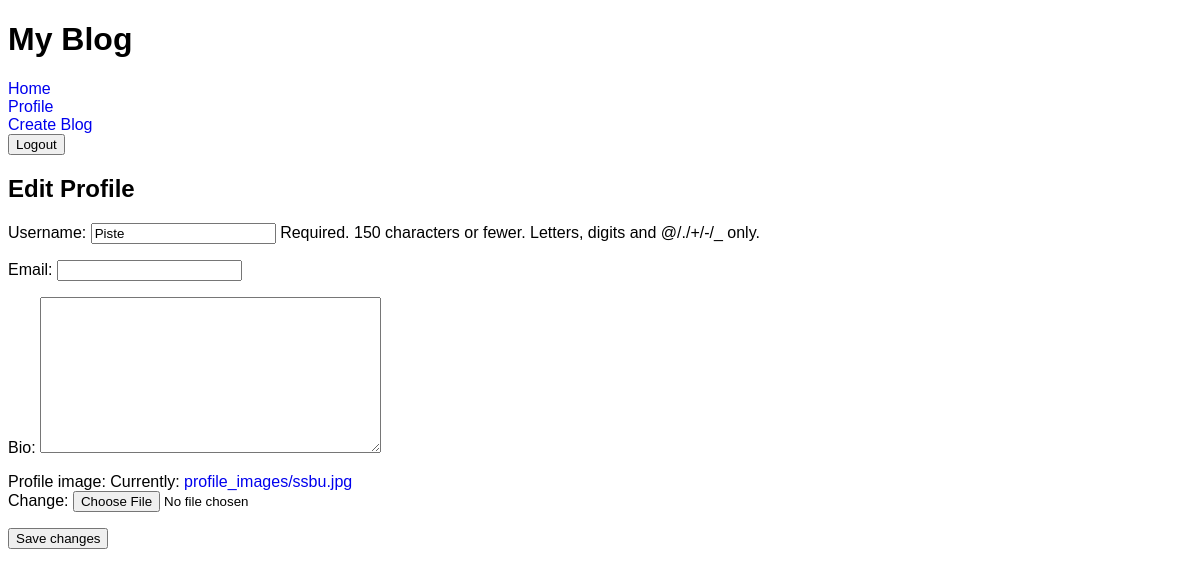
/users/edit/ (signed in), run on an earlier commit of the app's database.
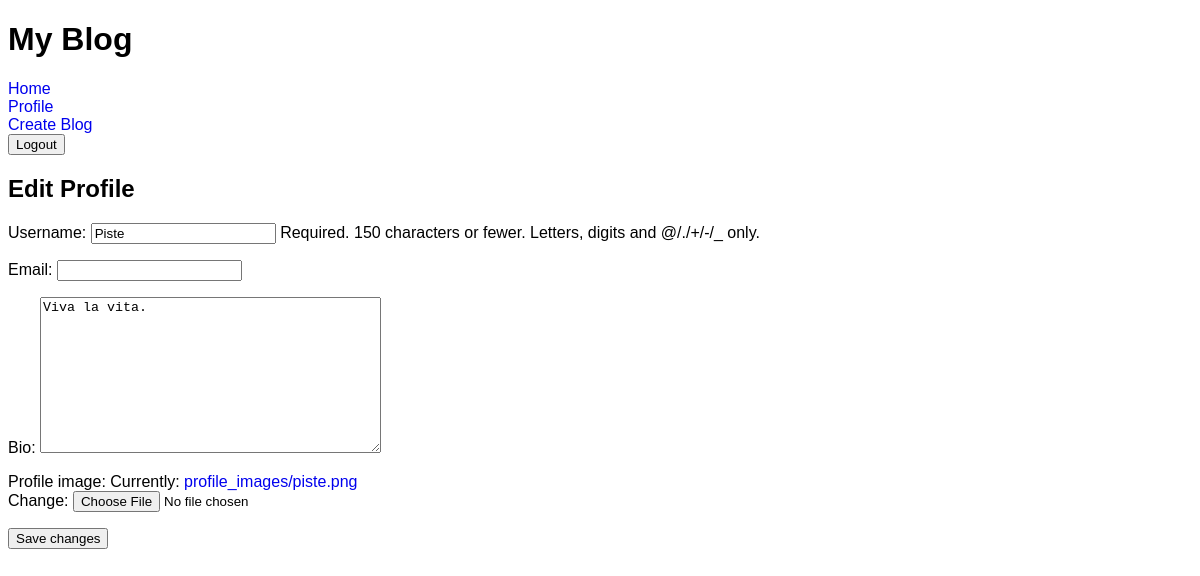
And on a later commit of the database.
### users/models.py (models this page shows, shortened)
class CustomUser(AbstractUser):
    profile_image = models.ImageField(upload_to='profile_images/', default='default.png')
    email = models.CharField(max_length=200, blank=True)
    bio = models.TextField(blank=True)

### users/views.py (the view)
# urls.py: path('edit/', views.edit_profile, name='edit_profile'),
@login_required
def edit_profile(request):
    if request.method == 'POST':
        form = CustomUserChangeForm(request.POST, request.FILES, instance=request.user)
        if form.is_valid():
            form.save()
            return redirect('profile', username=request.user.username)
    else:
        form = CustomUserChangeForm(instance=request.user)
    return render(request, 'users/edit_profile.html', {'form': form})

### users/forms.py
class CustomUserChangeForm(UserChangeForm):
    class Meta(UserChangeForm.Meta):
        model = CustomUser
        fields = ('username', 'email', 'bio', 'profile_image')
    def __init__(self, *args, **kwargs):
        super().__init__(*args, **kwargs)
        if 'password' in self.fields:
            self.fields['password'].widget = forms.HiddenInput()
            self.fields['password'].label = ''
            self.fields['password'].help_text = ''

### templates/users/edit_profile.html (shortened to what this page needs)
{% extends "base_generic.html" %}
{% block content %}
<h2>Edit Profile</h2>
<form method="post" enctype="multipart/form-data">
    {{ form.as_p }}
    <button type="submit">Save changes</button>
</form>
{% endblock %}

What changed in the data, as far as the page shows it:
changed CustomUser "Piste": bio (not shown) → "Viva la vita."
Also different on the page:
text no longer shown: "Username: Required. 150 characters or fewer. Letters, digits and @/./+/-/_ only. Email: Bio: Profile image: Currently: profile_images/ssbu.jpg Change:"
text now shown: "Username: Required. 150 characters or fewer. Letters, digits and @/./+/-/_ only. Email: Bio: Profile image: Currently: profile_images/piste.png Change:"
